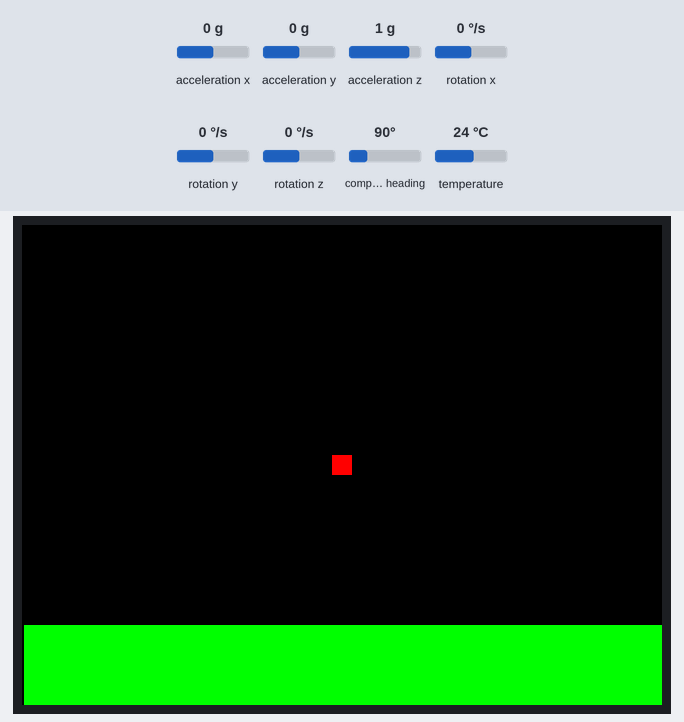
A sketch run on a simulated ESP32. On the bench: 320×240 colour display. Inputs (shaded band) come from the test bench; at power-on: acceleration x 0 g, acceleration y 0 g, acceleration z 1 g, rotation x 0 °/s, rotation y 0 °/s, rotation z 0 °/s, compass heading 90°, temperature 24 °C. What the sketch prints to the serial monitor is not drawn.

Above: at 1.4 s.
1.5 s: acceleration x set to -0.8 g
At 1.73 s:
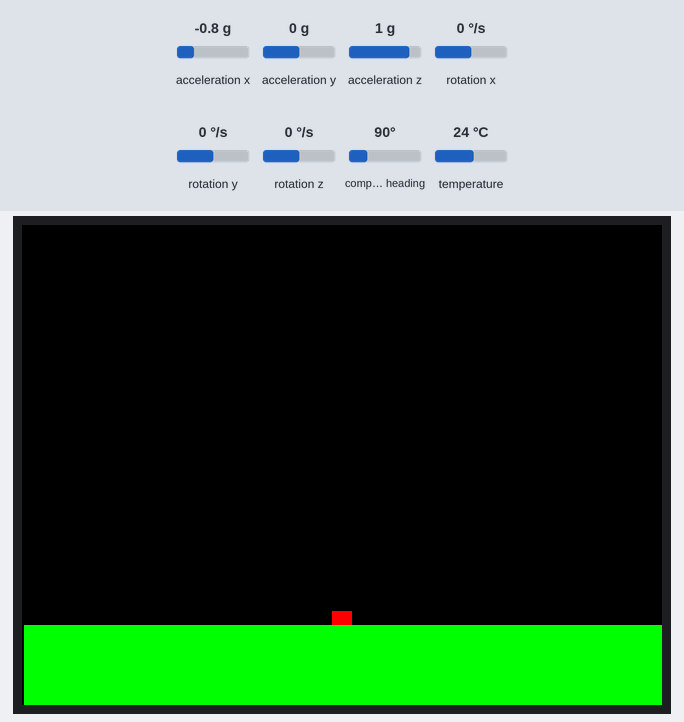
3.0 s: acceleration y set to -1.4 g
At 3.46 s:
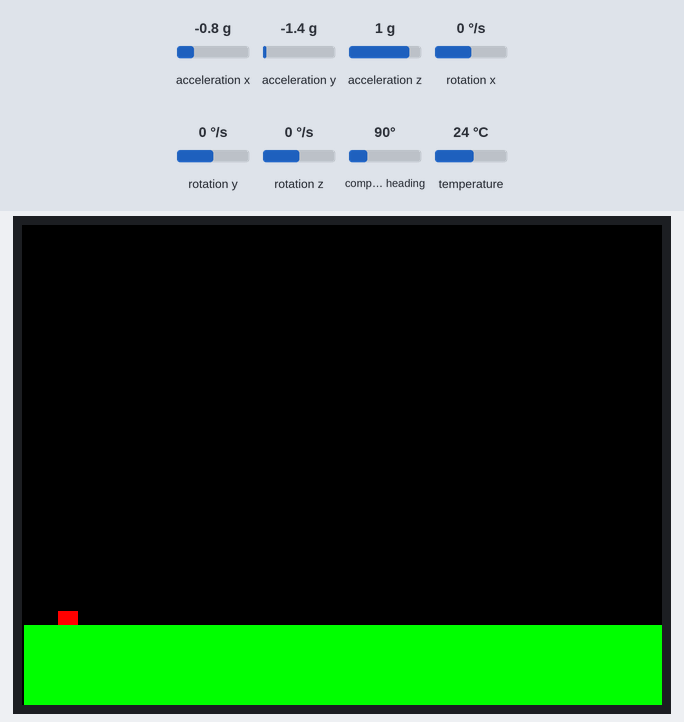
5.1 s: acceleration x set to -1.4 g
At 5.58 s:
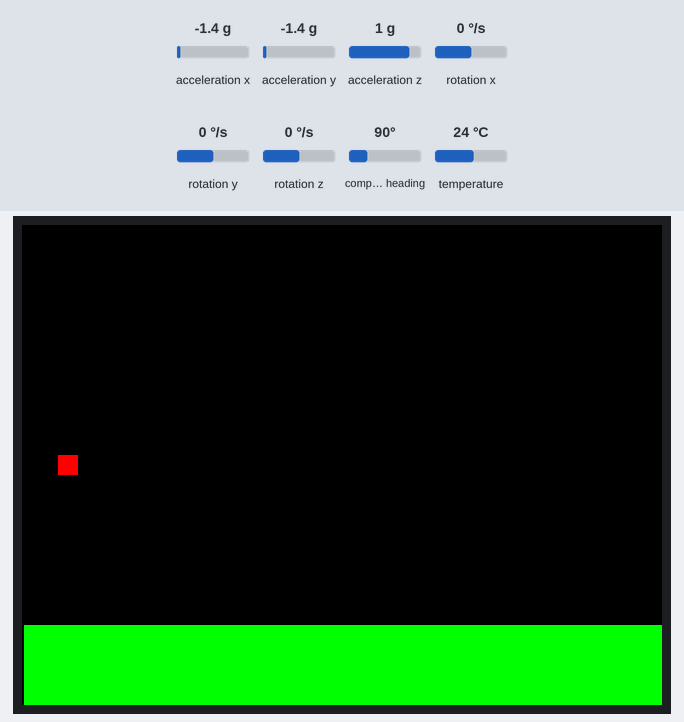
7.2 s: acceleration y set to -0.8 g
At 7.7 s:
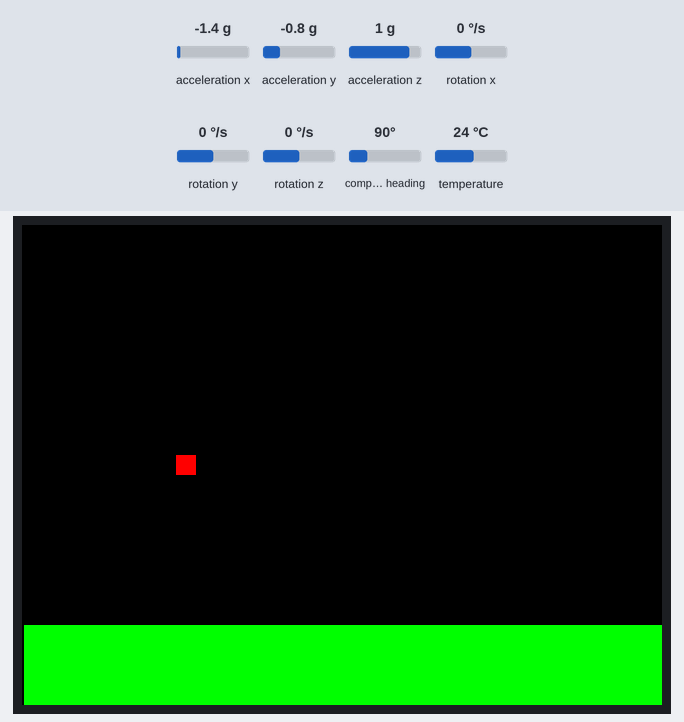
Timing chart, 0 to 10.0 s (numbered marks = the images above; inputs shaded):
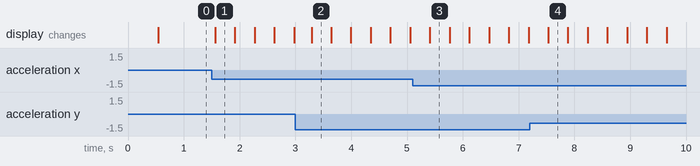

Measured:
- after the input at 1.5 s, the display: changes after 0.06 s (image 1)
- after the input at 3.0 s, the display: changes after 0.29 s (image 2)
- after the input at 5.1 s, the display: changes after 0.31 s (image 3)
- after the input at 7.2 s, the display: changes after 0.33 s (image 4)

The sketch:

NodeMCUGameboy.ino
```cpp
#include <SPI.h>
#include <TFT_eSPI.h>
#include <MPU9250.h>

int X = 155;
int Y = 115;
int prevX = 0;
int prevY = 0;
int accelX = 0;
int accelY = 0;

MPU9250 Sensor(Wire,0x68);
TFT_eSPI tft = TFT_eSPI();

void setup() {
  Serial.begin(115200);
  Sensor.begin();
  Sensor.setAccelRange(MPU9250::ACCEL_RANGE_8G);
  Sensor.setGyroRange(MPU9250::GYRO_RANGE_500DPS);
  Sensor.setDlpfBandwidth(MPU9250::DLPF_BANDWIDTH_20HZ);
  Sensor.setSrd(19);
  tft.init();
  tft.setRotation(1);
  tft.fillScreen(ILI9341_BLACK);
  tft.setTextColor(TFT_RED);
}
void loop() {
  Sensor.readSensor();
  Serial.print(Sensor.getAccelX_mss(),0);
  Serial.print("\t");
  Serial.print(Sensor.getAccelY_mss(),0);
  Serial.print("\t");
  Serial.print(Sensor.getAccelZ_mss(),0);
  Serial.print("\t");
  Serial.print(Sensor.getGyroX_rads(),0);
  Serial.print("\t");
  Serial.print(Sensor.getGyroY_rads(),0);
  Serial.print("\t");
  Serial.print(Sensor.getGyroZ_rads(),0);
  Serial.print("\t");
  Serial.print(Sensor.getMagX_uT(),0);
  Serial.print("\t");
  Serial.print(Sensor.getMagY_uT(),0);
  Serial.print("\t");
  Serial.print(Sensor.getMagZ_uT(),0);
  Serial.print("\t");
  Serial.println(Sensor.getTemperature_C(),0);
  accelY = 10 * -Sensor.getAccelX_mss();
  accelX = 10 * Sensor.getAccelY_mss();
   if ((X + accelX < 321) and (X + accelX > 0)){
    X = X + accelX;
  }
  else{
    X = 155;
  }
  if ((Y + accelY < 200) and (Y + accelY > 0)){
    Y = Y + accelY;
  }
  else{
    Y = 115;
  }
  tft.fillRect(prevX,prevY,10,10,TFT_BLACK);
  tft.fillRect(X,Y,10,10,TFT_RED);
  tft.fillRect(1,200,320,40,TFT_GREEN);
  prevX = X;
  prevY = Y;
  delay(20);
}
```
